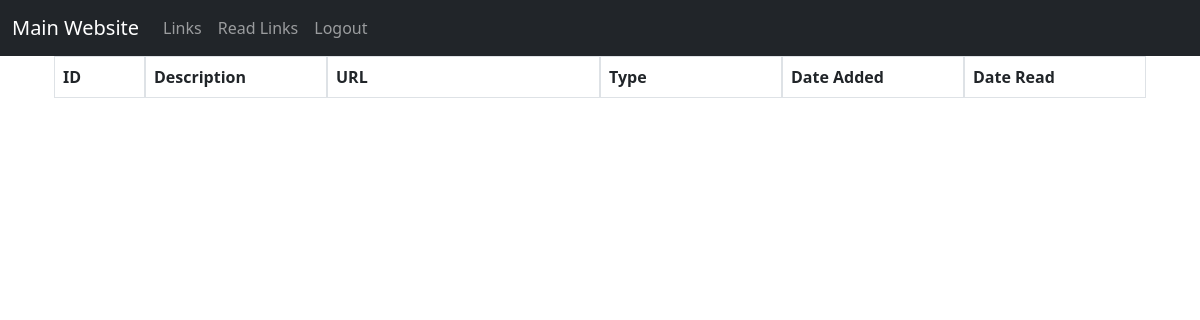
Before: /readlinks (signed in) with the older database file.
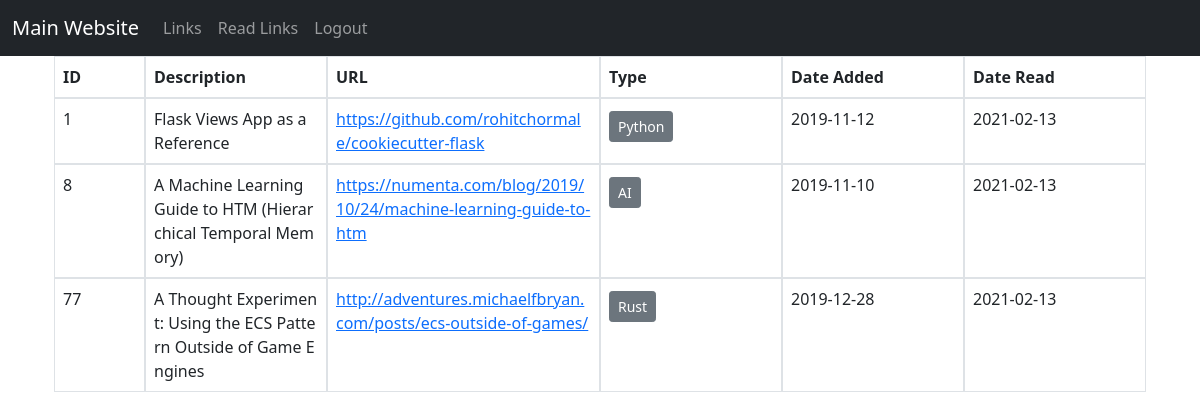
After: the same page with the newer database file.
### flask_app.py (models this page shows, shortened)
class links(db.Model):
    id = db.Column(db.Integer, primary_key = True)
    link_name = db.Column(db.String(100), nullable = False)
    link_url = db.Column(db.String(200), nullable = False)
    link_type = db.Column(db.String(40), nullable = False)
    read = db.Column(db.Boolean, default = False, nullable = False)
    date_created = db.Column(db.Date, default = datetime.utcnow)
    date_read = db.Column(db.Date)

### flask_app.py (the view)
@app.route('/readlinks')
@login_required
def Read_Links():
    mylinks = links.query.filter_by(read = True).all()
    return render_template("readlinks.html", links = mylinks)

### flask_app.py (called while the page is built)
@login_manager.user_loader
def load_user(user_id):
    return User.query.get(int(user_id))

### templates/readlinks.html (shortened to what this page needs)
{% extends "base.html" %}
{% block page_content %}
<div class="container-fluid">
  <table class="table table-bordered">
      <thead>
        <tr class="row">
            <th class="col-sm-1">ID</th>
            <th class="col-sm-2">Description </th>
            <th class="col-sm-3">URL</th>
            <th class="col-sm-2">Type</th>
            <th class="col-sm-2">Date Added</th>
            <th class="col-sm-2">Date Read</th>
        </tr>
      </thead>
      <tbody>
       {% for link in links %}
       <tr class="row">
        <td class="col-sm-1"> {{ link.id }} </td>
        <td style="word-break: break-all" class="col-sm-2"> {{ link.link_name }} </td>
        <td style="word-break: break-all" class="col-sm-3"><a href="{{ link[2] }}">{{ link.link_url }}</a></td>
        <td class="col-sm-2"> <a class="btn btn-secondary btn-sm mt-1 mb-1" href="{{ url_for('type_links', type = link.link_type ) }}">{{ link.link_type }}</a> </td>
        <td style="word-break: break-all" class="col-sm-2"> {{ link.date_created }} </td>
        <td style="word-break: break-all" class="col-sm-2"> {{ link.date_read }} </td>
       </tr>
      </tbody>
       {% endfor %}
    </table>
  </div>
{% endblock %}

### templates/base.html (shortened to what this page needs)
<!doctype html>
<html>
<head>
<link href="https://cdn.jsdelivr.net/npm/bootstrap@5.0.0-beta1/dist/css/bootstrap.min.css" rel="stylesheet">
</head>
<body>
  <nav class="navbar navbar-expand-lg navbar-dark bg-dark">
    <div class="container-fluid">
      <a class="navbar-brand" href="{{ url_for('index') }}">Main Website</a>
      <div class="collapse navbar-collapse" id="myNav">
        <ul class="navbar-nav me-auto mb-2 mb-lg-0">
              {% if current_user.is_authenticated %}
              <li class="nav-item"><a class="nav-link" href="{{ url_for('Links') }}">Links</a></li>
              <li class="nav-item"><a class="nav-link" href="{{ url_for('Read_Links') }}">Read Links</a></li>
              <li class="nav-item"><a class="nav-link" href="{{ url_for('Logout') }}">Logout</a></li>
              {% else %}
              <li class="nav-item"><a class="nav-link" href="{{ url_for('bird') }}">3D Bird</a></li>
              {% endif %}
        </ul>
      </div>
    </div>
  </nav>
  <main role="main" class="container">
    {% block content %}
    <div class="container">
            {% block page_content %}
            {% endblock %}
    </div>
    {% endblock %}
  </main>
</body>
</html>

Changed rows visible on the page:
now on this page (row edited): links: id "1", link_name "Flask Views App as a Reference", link_url "https://github.com/rohitchormale/cookiecutter-flask", link_type "Python", date_created "2019-11-12", date_read "2021-02-13"
now on this page (row edited): links: id "8", link_name "A Machine Learning Guide to HTM (Hierarchical Temporal Memory)", link_url "https://numenta.com/blog/2019/10/24/machine-learning-guide-to-htm", link_type "AI", date_created "2019-11-10", date_read "2021-02-13"
now on this page (row edited): links: id "77", link_name "A Thought Experiment: Using the ECS Pattern Outside of Game Engines", link_url "http://adventures.michaelfbryan.com/posts/ecs-outside-of-games/", link_type "Rust", date_created "2019-12-28", date_read "2021-02-13"
